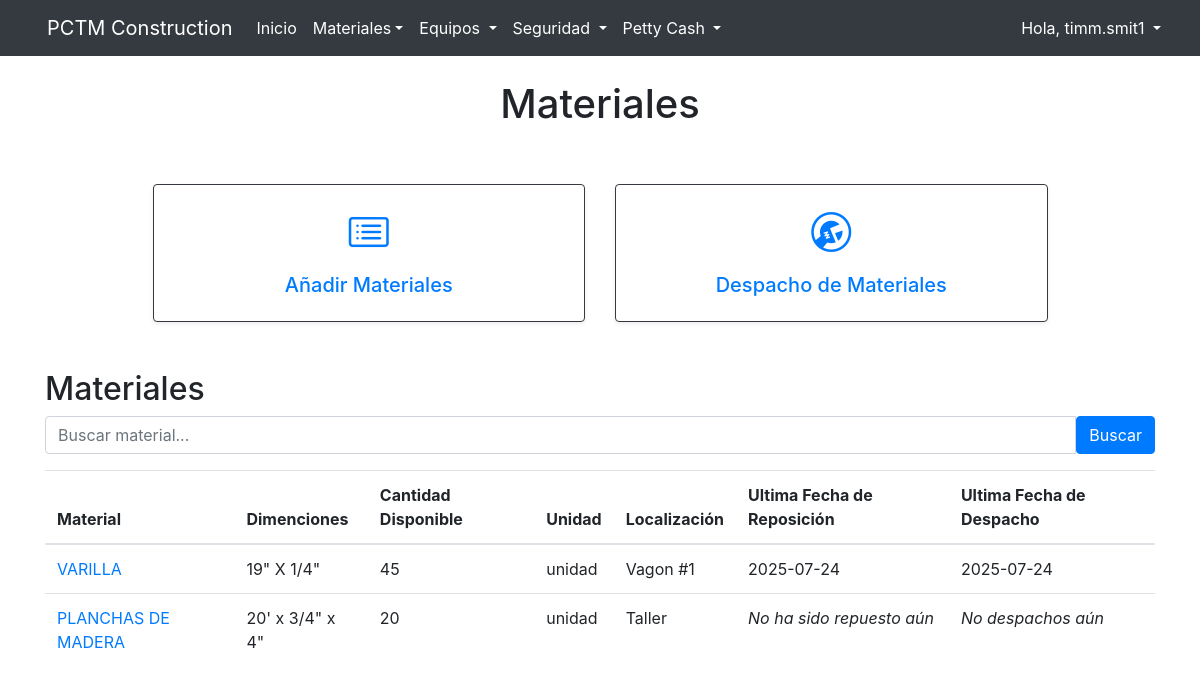
The page /materials (signed in) on the database its author committed.
### website/models.py (models this page shows)
class User(db.Model, UserMixin):
    id = db.Column(db.Integer, primary_key=True)
    email = db.Column(db.String(150), unique = True)
    username = db.Column(db.String(10), unique = True)
    password = db.Column(db.String(150))
    first_name = db.Column(db.String(150))
    last_name = db.Column(db.String(150))
    group = db.Column(db.String(50), default='standard')

class Materials(db.Model):
    id = db.Column(db.Integer, primary_key = True)
    material_name = db.Column(db.String(50))
    dimensions = db.Column(db.String(50))
    qty = db.Column(db.Integer)
    unit = db.Column(db.String(10))
    loc = db.Column(db.String(30))
    replenished_date = db.Column(db.DateTime(timezone=True), nullable=True)
    user_id = db.Column(db.Integer, db.ForeignKey('user.id'))
    user = db.relationship('User', foreign_keys=[user_id], backref='materials')

class MaterialsDisp(db.Model):
    id = db.Column(db.Integer, primary_key = True)
    firstname = db.Column(db.String(50))
    lastname = db.Column(db.String(50))
    project_id = db.Column(db.Integer, db.ForeignKey('projects.id'), nullable=False)
    project = db.relationship('Projects', backref='materialdispatch')
    date = db.Column(db.DateTime(timezone=True), default=func.now())
    materialID = db.Column(db.Integer, db.ForeignKey('materials.id'), nullable=False)
    material = db.relationship('Materials', backref='materialdispatch')
    disp_qty = db.Column(db.Integer)
    user_id = db.Column(db.Integer, db.ForeignKey('user.id'))
    user = db.relationship('User', foreign_keys=[user_id], backref='materialdispatch')

### website/views.py (the view)
@views.route('/materials', methods=['GET'])
@login_required
def material_status():
    search_term = request.args.get('q')
    if search_term:
        all_materials = Materials.query.filter(Materials.material_name.ilike(f'%{search_term}%')).all()
    else:
        all_materials = Materials.query.all()
    all_projects=Projects.query.all()
    return render_template("materiales_estatus.html", user = current_user, all_materials=all_materials, all_projects=all_projects)

### website/templates/materiales_estatus.html
{% extends "base.html"%} {% block title %}PCTM Construction{% endblock %}
{% block content %}
<br />
<div class="mb-4">
    <div class="position-relative" style="height: 56px;">
      <h1 class="mb-0 position-absolute w-100 text-center"
          style="pointer-events: none;" >
        Materiales
      </h1>
    </div>
</div>
<div class="container mt-5">
    <div class="row justify-content-center">
        <div class="col-6 col-md-5 mb-4">
            <a href="/materials/new" class="text-decoration-none">
              <div class="text-center p-4 border border-dark rounded shadow-sm">
                <i class="bi bi-card-list h1 d-block mb-3"></i>
                <h5 class="card-title mb-0">Añadir Materiales</h5>
              </div>
            </a>
          </div>
        <div class="col-6 col-md-5 mb-4">
            <a href="/materials/disp" class="text-decoration-none">
                <div class="text-center p-4 border border-dark rounded shadow-sm">
                <i class="bi bi-wrench-adjustable-circle h1 d-block mb-3"></i>
                <h5 class="card-title mb-0">Despacho de Materiales</h5>
                </div>
            </a>
        </div>
    </div>
</div>
<br/>
  <h2>Materiales</h2>
  <form method="GET" action="{{ url_for('views.material_status') }}" class="d-flex mb-3">
    <div class="input-group">
        <input type="text" id="searchInput" class="form-control " placeholder="Buscar material...">
        <button type="submit" class="btn btn-primary">Buscar</button>
    </div>
  </form>
  <table class="table table-stripped">
      <thead>
          <tr>
              <th>Material</th>
              <th>Dimenciones</th>
              <th>Cantidad Disponible</th>
              <th>Unidad</th>
              <th>Localización</th>
              <th>Ultima Fecha de Reposición</th>
              <th>Ultima Fecha de Despacho</th>
          </tr>
      </thead>
      <tbody id="materialList">
        {% for mat in all_materials %}
            <tr>
                <td>
                    <a href="{{ url_for('views.material_detail', mat_id=mat.id)}}">
                    {{ mat.material_name}}
                    </a>
                </td>
                <td>{{ mat.dimensions}}</td>
                <td>{{ mat.qty}}</td>
                <td>{{ mat.unit}}</td>
                <td>{{ mat.loc}}</td>
                <td>
                    {% if mat.replenished_date%}
                        {{ mat.replenished_date.strftime('%Y-%m-%d') }}
                    {% else %}
                        <em>No ha sido repuesto aún</em>
                    {% endif %}
                </td>
                <td>
                    {% if mat.materialdispatch %}
                        {{ mat.materialdispatch[-1].date.strftime('%Y-%m-%d') }}
                    {% else %}
                        <em>No despachos aún</em>
                    {% endif %}
                </td>
          </tr>
        {% endfor %}
      </tbody>
  </table>
<br />
<br />
{% endblock %}

### website/templates/base.html (shortened to what this page needs)
<!DOCTYPE html>
<html>
  <head>
    <link
      rel="stylesheet"
      href="https://stackpath.bootstrapcdn.com/bootstrap/4.4.1/css/bootstrap.min.css"
    />
    <link
      rel="stylesheet"
      href="https://stackpath.bootstrapcdn.com/font-awesome/4.7.0/css/font-awesome.min.css"
    />
    <link rel="stylesheet" href="https://cdn.jsdelivr.net/npm/bootstrap-icons@1.11.3/font/bootstrap-icons.min.css">
    <link rel="stylesheet" href="https://stackpath.bootstrapcdn.com/bootstrap/4.5.2/css/bootstrap.min.css">
  </head>
  <body>
    <nav class="navbar navbar-expand-lg navbar-dark bg-dark">
      <div class="container-fluid">
        <div class="d-flex align-items-center">
          <a class="navbar-brand me-2" href="#">PCTM Construction</a>
        </div>
        <div class="collapse navbar-collapse " id="navbar">
          <ul class="navbar-nav w-100 d-flex flex-column flex-lg-row">
            {% if user.is_authenticated %}
            <li class="nav-item">
              <a class="nav-link text-white" id="home" href="/">Inicio</a>
            </li>
            <li class="nav-item dropdown">
              <a class="nav-link dropdown-toggle text-white" id="navbarDropdown" href="#" role="button" data-toggle="dropdown" aria-haspopup="true" aria-expanded="false">Materiales</a>
            </li>
            <li class="nav-item dropdown">
              <a class="nav-link dropdown-toggle text-white" href="#" id="navbarDropdown" role="button" data-toggle="dropdown" aria-haspopup="true" aria-expanded="false">
                Equipos
              </a>
            </li>
            <li class="nav-item dropdown">
              <a class="nav-link dropdown-toggle text-white" href="#" id="navbarDropdown" role="button" data-toggle="dropdown" aria-haspopup="true" aria-expanded="false">
                Seguridad
              </a>
            </li>
            <li class="nav-item dropdown">
              <a class="nav-link dropdown-toggle text-white" href="#" id="navbarDropdown" role="button" data-toggle="dropdown" aria-haspopup="true" aria-expanded="false">
                Petty Cash
              </a>
            </li>
            {% endif %}
          </ul>
          <ul class="navbar-nav ms-auto">
            {% if user.is_authenticated %}
            <li class="nav-item dropdown">
              <a class="nav-link dropdown-toggle text-white" href="#" id="navbarDropdown" role="button" data-toggle="dropdown" aria-haspopup="true" aria-expanded="false">
                Hola, {{ user.username }}
              </a>
            </li>
            {% endif %}
          </ul>
        </div>
      </div>
    </nav>
    <div class="container">{% block content %} {% endblock %}</div>
  </body>
</html>

### rows shown on the page
User: username "timm.smit1"
Materials: material_name "VARILLA", dimensions "19\" X 1/4\"", qty "45", unit "unidad", loc "Vagon #1", replenished_date "2025-07-24", date "2025-07-24"
Materials: material_name "PLANCHAS DE MADERA", dimensions "20' x 3/4\" x 4\"", qty "20", unit "unidad", loc "Taller", shows "No ha sido repuesto aún", shows "No despachos aún"
